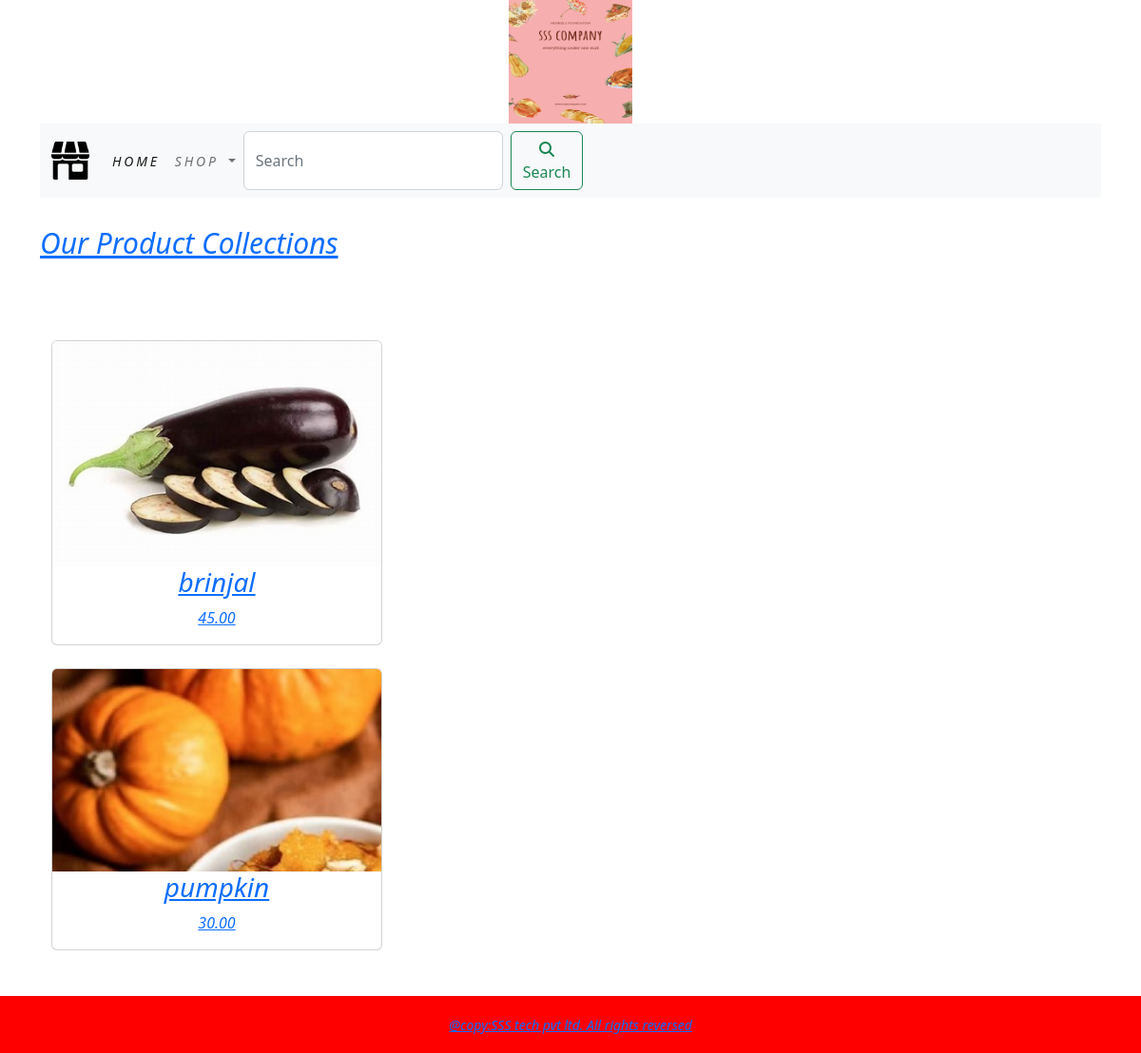
Page /vegetable/ on the committed database.
### shop/models.py (models this page shows, shortened)
class PRODUCT(models.Model):
    objects = None
    name = models.CharField(max_length=250, unique=True)
    slug = models.SlugField(max_length=250, unique=True)
    description = models.TextField(blank=True)
    price = models.DecimalField(max_digits=10, decimal_places=2)
    category = models.ForeignKey(CATEGORY, on_delete=models.CASCADE)
    image = models.ImageField(upload_to='product', blank=True)
    stock = models.IntegerField()
    available = models.BooleanField(default=True)
    created = models.DateTimeField(auto_now_add=True)
    updated = models.DateTimeField(auto_now=True)
    class Meta:
        ordering = ('name',)
        verbose_name = 'product'
        verbose_name_plural = 'products'
    def get_url(self):
        return reverse('shop:proCatDetail', args=[self.category.slug, self.slug])

### shop/views.py (the view)
# urls.py: path('', views.allProdCat, name='allProdCat'),
def allProdCat(request, c_slug=None):
    global paginator
    c_page = None
    products_list = None
    if c_slug != None:
        c_page = get_object_or_404(CATEGORY, slug=c_slug)
        products_list = PRODUCT.objects.all().filter(category=c_page, available=True)
    else:
        products_list = PRODUCT.objects.all().filter(available=True)
    paginator = Paginator(products_list, 4)
    try:
       page = int(request.GET.get('page', '1'))
    except:
        page = 1
    try:
        products = paginator.page(page)
    except(EmptyPage, InvalidPage):
        products = paginator.page(paginator.num_pages)
    return render(request, "category.html", {'category': c_page, 'products': products})

### Cart/context_processors.py (called while the page is built)
def counter(request):
    item_count = 0
    if 'admin' in request.path:
        return {}
    else:
        try:
            cart = CART.objects.filter(cart_id=cart_id(request))
            cart_items = CARTITEM.objects.all().filter(cart=cart[:1])
            for cart_item in cart_items:
                item_count += cart_item.quantity
        except CART.DoesNotExist:
            item_count = 0
        return dict(item_count=item_count)

### Cart/views.py (called while the page is built)
def cart_id(request):
    cart = request.session.session_key
    if not cart:
        cart = request.session.create()
    return cart

### shop/context_processors.py (called while the page is built)
def menu_link(request):
    links = CATEGORY.objects.all()
    return dict(links=links)

### shop/models.py (called while the page is built)
    def get_url(self):
        return reverse('shop:products_by_category', args=[self.slug])

### template/category.html (shortened to what this page needs)
{% extends 'base.html' %}
{% load static %}
{% block content %}
    {% if category %}
    <div>
      <div class="row my_row_class">
         <div class="mx_auto">
          <p><a href=" {% url 'shop:allProdCat' %}">Our Product Collections</a> </p>
         </div>
      </div>
    </div>
 {% endif %}
 {% if category %}
 <div class="mx_auto">
 </div>
<br>
 {% endif %}
<div class="container">
    <div class="row mx_auto">
        {% for product in products.object_list %}
        <div class="my_bottom_margin col-9 col-sm-12 col-md-4 col-lg-4 ">
         <div class="card text-center" style="min-width:18rem;">
            <a href="{{product.get_url}}">
             <img class="card-img-top my_image" src="{{product.image.url}}" alt="{{product.name}}">
            <h3>{{product.name}}</h3>
            <p>{{product.price}}</p>
         </div>
         </div>
        <br>
        {% endfor %}
    </div>
    <br>
</div>
{% endblock %}

### static/css/custom.css (style rules this page uses)
body { font-family: "Roboto", sans-serif; font-weight: 700; font-style: italic; }
.my_row_class { padding-top:25px; }
.my_row_class .mx_auto { color:#ff6347; font-size:30px; }
.my_bottom_margin { bottom_margin:10px; }

### rows in the picture
PRODUCT: image (picture), name "brinjal", price "45.00"
PRODUCT: image (picture), name "pumpkin", price "30.00"
